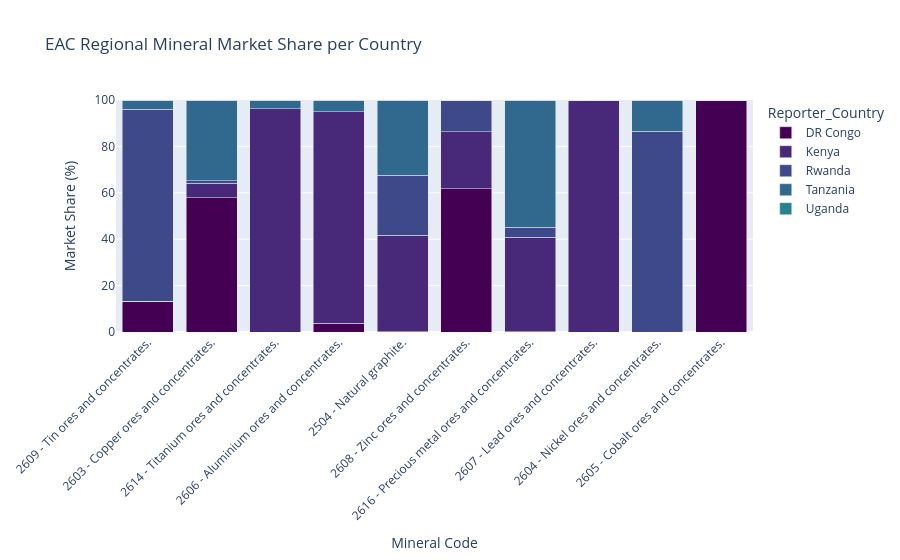

The cell this chart's notebook holds for it:
### Code cell
#Ploty 

import plotly.express as px
import pandas as pd

# Load the calculated matrix
Merchandise_Trade_HS_2025_df_sorted_share = pd.read_csv(r'C:\Users\susan\OneDrive\Desktop\mineral_market_share_matrix.csv').melt(id_vars='HS_Commodity', var_name='Reporter_Country', value_name='Share_Pct')

# Create a 100% Stacked Bar Chart
fig = px.bar(Merchandise_Trade_HS_2025_df_sorted_share, 
             x="HS_Commodity", 
             y="Share_Pct", 
             color="Reporter_Country",
             title="EAC Regional Mineral Market Share per Country",
             labels={"Share_Pct": "Market Share (%)", "HS_Commodity": "Mineral Code"},
             color_discrete_sequence=px.colors.sequential.Viridis)

fig.update_layout(xaxis_tickangle=-45, barmode='stack', yaxis_range=[0, 100])
fig.show()

### Figure 1 — Plotly figure (JSON) as saved in the notebook; plotly's stock layout.template omitted (floating-point values rounded to 4 significant figures)
{"data": [{"alignmentgroup": "True", "hovertemplate": "Reporter_Country=DR Congo<br>Mineral Code=%{x}<br>Market Share (%)=%{y}<extra></extra>", "legendgroup": "DR Congo", "marker": {"color": "#440154", "pattern": {"shape": ""}}, "name": "DR Congo", "offsetgroup": "DR Congo", "orientation": "v", "showlegend": true, "textposition": "auto", "type": "bar", "x": ["2609 - Tin ores and concentrates.", "2603 - Copper ores and concentrates.", "2614 - Titanium ores and concentrates.", "2606 - Aluminium ores and concentrates.", "2504 - Natural graphite.", "2608 - Zinc ores and concentrates.", "2616 - Precious metal ores and concentrates.", "2607 - Lead ores and concentrates.", "2604 - Nickel ores and concentrates.", "2605 - Cobalt ores and concentrates."], "xaxis": "x", "y": [13.35, 57.95, 0, 3.73, 0.1449, 61.69, 0.03557, 8.53e-06, 0, 100], "yaxis": "y"}, {"alignmentgroup": "True", "hovertemplate": "Reporter_Country=Kenya<br>Mineral Code=%{x}<br>Market Share (%)=%{y}<extra></extra>", "legendgroup": "Kenya", "marker": {"color": "#482878", "pattern": {"shape": ""}}, "name": "Kenya", "offsetgroup": "Kenya", "orientation": "v", "showlegend": true, "textposition": "auto", "type": "bar", "x": ["2609 - Tin ores and concentrates.", "2603 - Copper ores and concentrates.", "2614 - Titanium ores and concentrates.", "2606 - Aluminium ores and concentrates.", "2504 - Natural graphite.", "2608 - Zinc ores and concentrates.", "2616 - Precious metal ores and concentrates.", "2607 - Lead ores and concentrates.", "2604 - Nickel ores and concentrates.", "2605 - Cobalt ores and concentrates."], "xaxis": "x", "y": [0, 6.183, 96.21, 91.11, 41.58, 24.67, 40.8, 99.96, 0, 0], "yaxis": "y"}, {"alignmentgroup": "True", "hovertemplate": "Reporter_Country=Rwanda<br>Mineral Code=%{x}<br>Market Share (%)=%{y}<extra></extra>", "legendgroup": "Rwanda", "marker": {"color": "#3e4989", "pattern": {"shape": ""}}, "name": "Rwanda", "offsetgroup": "Rwanda", "orientation": "v", "showlegend": true, "textposition": "auto", "type": "bar", "x": ["2609 - Tin ores and concentrates.", "2603 - Copper ores and concentrates.", "2614 - Titanium ores and concentrates.", "2606 - Aluminium ores and concentrates.", "2504 - Natural graphite.", "2608 - Zinc ores and concentrates.", "2616 - Precious metal ores and concentrates.", "2607 - Lead ores and concentrates.", "2604 - Nickel ores and concentrates.", "2605 - Cobalt ores and concentrates."], "xaxis": "x", "y": [82.69, 1.09, 0, 0, 25.82, 13.64, 4.229, 0, 86.44, 0], "yaxis": "y"}, {"alignmentgroup": "True", "hovertemplate": "Reporter_Country=Tanzania<br>Mineral Code=%{x}<br>Market Share (%)=%{y}<extra></extra>", "legendgroup": "Tanzania", "marker": {"color": "#31688e", "pattern": {"shape": ""}}, "name": "Tanzania", "offsetgroup": "Tanzania", "orientation": "v", "showlegend": true, "textposition": "auto", "type": "bar", "x": ["2609 - Tin ores and concentrates.", "2603 - Copper ores and concentrates.", "2614 - Titanium ores and concentrates.", "2606 - Aluminium ores and concentrates.", "2504 - Natural graphite.", "2608 - Zinc ores and concentrates.", "2616 - Precious metal ores and concentrates.", "2607 - Lead ores and concentrates.", "2604 - Nickel ores and concentrates.", "2605 - Cobalt ores and concentrates."], "xaxis": "x", "y": [3.955, 34.78, 3.794, 5.163, 32.46, 6.121e-05, 54.94, 0.03445, 13.56, 0], "yaxis": "y"}, {"alignmentgroup": "True", "hovertemplate": "Reporter_Country=Uganda<br>Mineral Code=%{x}<br>Market Share (%)=%{y}<extra></extra>", "legendgroup": "Uganda", "marker": {"color": "#26828e", "pattern": {"shape": ""}}, "name": "Uganda", "offsetgroup": "Uganda", "orientation": "v", "showlegend": true, "textposition": "auto", "type": "bar", "x": ["2609 - Tin ores and concentrates.", "2603 - Copper ores and concentrates.", "2614 - Titanium ores and concentrates.", "2606 - Aluminium ores and concentrates.", "2504 - Natural graphite.", "2608 - Zinc ores and concentrates.", "2616 - Precious metal ores and concentrates.", "2607 - Lead ores and concentrates.", "2604 - Nickel ores and concentrates.", "2605 - Cobalt ores and concentrates."], "xaxis": "x", "y": [0, 6.484e-06, 0, 3.808e-05, 0.0001104, 0.001061, 0, 0.005411, 0, 0], "yaxis": "y"}], "layout": {"autosize": true, "barmode": "stack", "legend": {"title": {"text": "Reporter_Country"}, "tracegroupgap": 0}, "title": {"text": "EAC Regional Mineral Market Share per Country"}, "xaxis": {"anchor": "y", "autorange": true, "domain": [0, 1], "range": [-0.5, 9.5], "tickangle": -45, "title": {"text": "Mineral Code"}, "type": "category"}, "yaxis": {"anchor": "x", "domain": [0, 1], "range": [0, 100], "title": {"text": "Market Share (%)"}, "type": "linear"}}}
